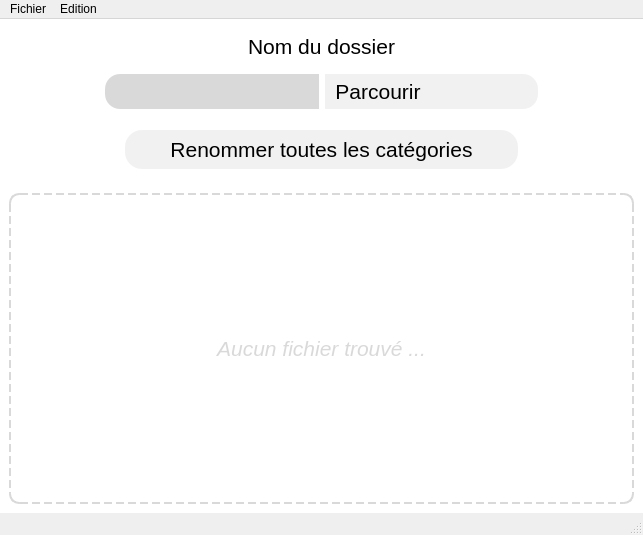
<?xml version="1.0" encoding="UTF-8"?>
<ui version="4.0">
 <class>Autorenamer</class>
 <widget class="QMainWindow" name="Autorenamer">
  <property name="geometry">
   <rect>
    <x>0</x>
    <y>0</y>
    <width>643</width>
    <height>535</height>
   </rect>
  </property>
  <property name="windowTitle">
   <string>Auto Renamer</string>
  </property>
  <property name="windowIcon">
   <iconset resource="icon.qrc">
    <normaloff>:/icon/images/icon_2 - Copie - Copie.png</normaloff>:/icon/images/icon_2 - Copie - Copie.png</iconset>
  </property>
  <widget class="QWidget" name="centralwidget">
   <property name="styleSheet">
    <string notr="true">background-color: rgb(255, 255, 255);</string>
   </property>
   <layout class="QVBoxLayout" name="verticalLayout" stretch="1,2">
    <property name="spacing">
     <number>0</number>
    </property>
    <property name="leftMargin">
     <number>0</number>
    </property>
    <property name="topMargin">
     <number>0</number>
    </property>
    <property name="rightMargin">
     <number>0</number>
    </property>
    <property name="bottomMargin">
     <number>0</number>
    </property>
    <item>
     <widget class="QWidget" name="firstPart" native="true">
      <property name="styleSheet">
       <string notr="true">background-color: rgb(255, 255, 255);</string>
      </property>
      <layout class="QVBoxLayout" name="verticalLayout_2" stretch="1,2">
       <property name="spacing">
        <number>0</number>
       </property>
       <property name="leftMargin">
        <number>0</number>
       </property>
       <property name="topMargin">
        <number>0</number>
       </property>
       <property name="rightMargin">
        <number>0</number>
       </property>
       <property name="bottomMargin">
        <number>0</number>
       </property>
       <item>
        <widget class="QLabel" name="folderName">
         <property name="font">
          <font>
           <family>MS Shell Dlg 2</family>
           <pointsize>16</pointsize>
          </font>
         </property>
         <property name="text">
          <string>Nom du dossier</string>
         </property>
         <property name="alignment">
          <set>Qt::AlignCenter</set>
         </property>
        </widget>
       </item>
       <item>
        <widget class="QWidget" name="endFirstPart" native="true">
         <layout class="QVBoxLayout" name="verticalLayout_3" stretch="1,2">
          <property name="leftMargin">
           <number>0</number>
          </property>
          <property name="topMargin">
           <number>0</number>
          </property>
          <property name="rightMargin">
           <number>0</number>
          </property>
          <property name="bottomMargin">
           <number>0</number>
          </property>
          <item>
           <layout class="QHBoxLayout" name="horizontalLayout" stretch="1,1">
            <property name="leftMargin">
             <number>105</number>
            </property>
            <property name="topMargin">
             <number>0</number>
            </property>
            <property name="rightMargin">
             <number>105</number>
            </property>
            <property name="bottomMargin">
             <number>0</number>
            </property>
            <item>
             <widget class="QLineEdit" name="folderNameEdit">
              <property name="sizePolicy">
               <sizepolicy hsizetype="Minimum" vsizetype="Minimum">
                <horstretch>0</horstretch>
                <verstretch>0</verstretch>
               </sizepolicy>
              </property>
              <property name="font">
               <font>
                <pointsize>16</pointsize>
               </font>
              </property>
              <property name="styleSheet">
               <string notr="true">border: none;
background-color: rgb(217, 217, 217);
border-top-left-radius: 15%;
border-bottom-left-radius: 15%;
padding-left: 10%;</string>
              </property>
             </widget>
            </item>
            <item>
             <layout class="QHBoxLayout" name="horizontalLayout_3" stretch="0,1">
              <property name="spacing">
               <number>0</number>
              </property>
              <item>
               <widget class="QPushButton" name="parcourirButton">
                <property name="sizePolicy">
                 <sizepolicy hsizetype="Minimum" vsizetype="Minimum">
                  <horstretch>0</horstretch>
                  <verstretch>0</verstretch>
                 </sizepolicy>
                </property>
                <property name="font">
                 <font>
                  <pointsize>16</pointsize>
                 </font>
                </property>
                <property name="layoutDirection">
                 <enum>Qt::RightToLeft</enum>
                </property>
                <property name="styleSheet">
                 <string notr="true">border: none;
background-color: rgb(241, 241, 241);
/*border-top-right-radius: 17%;
border-bottom-right-radius: 17%;*/
padding-right: 10%;</string>
                </property>
                <property name="text">
                 <string>Parcourir</string>
                </property>
               </widget>
              </item>
              <item>
               <widget class="QPushButton" name="parcourirButton2">
                <property name="sizePolicy">
                 <sizepolicy hsizetype="Minimum" vsizetype="Minimum">
                  <horstretch>0</horstretch>
                  <verstretch>0</verstretch>
                 </sizepolicy>
                </property>
                <property name="font">
                 <font>
                  <pointsize>16</pointsize>
                 </font>
                </property>
                <property name="layoutDirection">
                 <enum>Qt::RightToLeft</enum>
                </property>
                <property name="styleSheet">
                 <string notr="true">border: none;
background-color: rgb(241, 241, 241);
border-top-right-radius: 15%;
border-bottom-right-radius: 15%;</string>
                </property>
                <property name="text">
                 <string/>
                </property>
               </widget>
              </item>
             </layout>
            </item>
           </layout>
          </item>
          <item>
           <layout class="QHBoxLayout" name="horizontalLayout_2">
            <item>
             <widget class="QPushButton" name="renameAllCategoriesButton">
              <property name="sizePolicy">
               <sizepolicy hsizetype="Minimum" vsizetype="Minimum">
                <horstretch>0</horstretch>
                <verstretch>0</verstretch>
               </sizepolicy>
              </property>
              <property name="font">
               <font>
                <pointsize>16</pointsize>
               </font>
              </property>
              <property name="styleSheet">
               <string notr="true">border-radius: 17%;
background-color: rgb(241, 241, 241);
margin-left: 125%;
margin-right: 125%;
margin-top: 15%;
margin-bottom: 15%;</string>
              </property>
              <property name="text">
               <string>Renommer toutes les catégories</string>
              </property>
             </widget>
            </item>
           </layout>
          </item>
         </layout>
        </widget>
       </item>
      </layout>
     </widget>
    </item>
    <item>
     <widget class="QScrollArea" name="scrollArea">
      <property name="styleSheet">
       <string notr="true">border: none;</string>
      </property>
      <property name="horizontalScrollBarPolicy">
       <enum>Qt::ScrollBarAlwaysOff</enum>
      </property>
      <property name="widgetResizable">
       <bool>true</bool>
      </property>
      <widget class="QWidget" name="scrollAreaWidgetContents">
       <property name="geometry">
        <rect>
         <x>0</x>
         <y>0</y>
         <width>643</width>
         <height>329</height>
        </rect>
       </property>
       <layout class="QVBoxLayout" name="scrollLayout">
        <item>
         <widget class="QWidget" name="emptySearch" native="true">
          <property name="styleSheet">
           <string notr="true">border: 2px dashed; border-radius: 10%;
border-color: rgb(217, 217, 217);</string>
          </property>
          <layout class="QVBoxLayout" name="verticalLayout_4">
           <item>
            <widget class="QLabel" name="noFileFound">
             <property name="font">
              <font>
               <family>MS Shell Dlg 2</family>
               <pointsize>16</pointsize>
               <italic>true</italic>
              </font>
             </property>
             <property name="styleSheet">
              <string notr="true">border: none;
color: rgb(217, 217, 217);font-style: italic;</string>
             </property>
             <property name="text">
              <string>Aucun fichier trouvé ...</string>
             </property>
             <property name="alignment">
              <set>Qt::AlignCenter</set>
             </property>
            </widget>
           </item>
          </layout>
         </widget>
        </item>
       </layout>
      </widget>
     </widget>
    </item>
   </layout>
  </widget>
  <widget class="QMenuBar" name="menubar">
   <property name="geometry">
    <rect>
     <x>0</x>
     <y>0</y>
     <width>643</width>
     <height>21</height>
    </rect>
   </property>
   <widget class="QMenu" name="menuFichier">
    <property name="title">
     <string>Fichier</string>
    </property>
    <addaction name="actionParcourir"/>
   </widget>
   <widget class="QMenu" name="menuRenommer">
    <property name="title">
     <string>Edition</string>
    </property>
    <addaction name="actionTout_Rafra_chir"/>
    <addaction name="actionTout_Renommer"/>
   </widget>
   <addaction name="menuFichier"/>
   <addaction name="menuRenommer"/>
  </widget>
  <widget class="QStatusBar" name="statusbar">
   <property name="sizeGripEnabled">
    <bool>true</bool>
   </property>
  </widget>
  <action name="actionParcourir">
   <property name="text">
    <string>Parcourir</string>
   </property>
  </action>
  <action name="actionRenommer_tout">
   <property name="text">
    <string>Renommer tout</string>
   </property>
  </action>
  <action name="actionRafra_chir">
   <property name="text">
    <string>Rafraîchir</string>
   </property>
  </action>
  <action name="actionTout_Rafra_chir">
   <property name="text">
    <string>Tout Rafraîchir</string>
   </property>
  </action>
  <action name="actionRenommer">
   <property name="text">
    <string>Renommer</string>
   </property>
  </action>
  <action name="actionTout_Renommer">
   <property name="text">
    <string>Tout Renommer</string>
   </property>
  </action>
 </widget>
 <resources>
  <include location="icon.qrc"/>
 </resources>
 <connections>
  <connection>
   <sender>parcourirButton2</sender>
   <signal>pressed()</signal>
   <receiver>parcourirButton</receiver>
   <slot>animateClick()</slot>
   <hints>
    <hint type="sourcelabel">
     <x>499</x>
     <y>104</y>
    </hint>
    <hint type="destinationlabel">
     <x>409</x>
     <y>100</y>
    </hint>
   </hints>
  </connection>
 </connections>
</ui>
